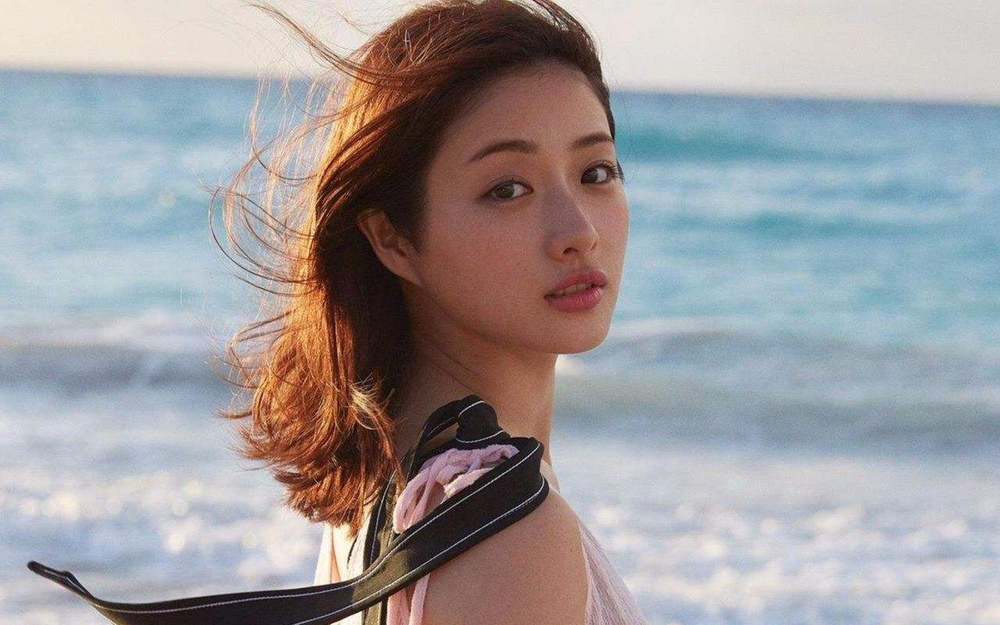
#> input picture homowork2/satomi.jpg, 1000 x 625 px, shrunk from 1280 x 800 before the run
$ python addNoise.py
#> lines starting #> are read from the running program, lines starting #| are printed output that depends on the picture; after the words box and inside, x2 and y2 are one past the last pixel; in counts of white or black regions, pixels touching at a corner belong together
#> further down, img is the input picture: shape (625, 1000, 3); mean R, G, B 158.8, 155.8, 158
from skimage import io
import random
import numpy as np


def salt_and_pepper_noise(img, proportion=0.05):
#> called with proportion = 0.05
    noise_img = img
    height, width = noise_img.shape[0], noise_img.shape[1]
#> height = 625; width = 1000
    num = int(height * width * proportion)  # 多少个像素点添加椒盐噪声
#> num = 31250
    for i in range(num):
        w = random.randint(0, width - 1)
        h = random.randint(0, height - 1)
        if random.randint(0, 1) == 0:
            noise_img[h, w] = 0
        else:
            noise_img[h, w] = 255
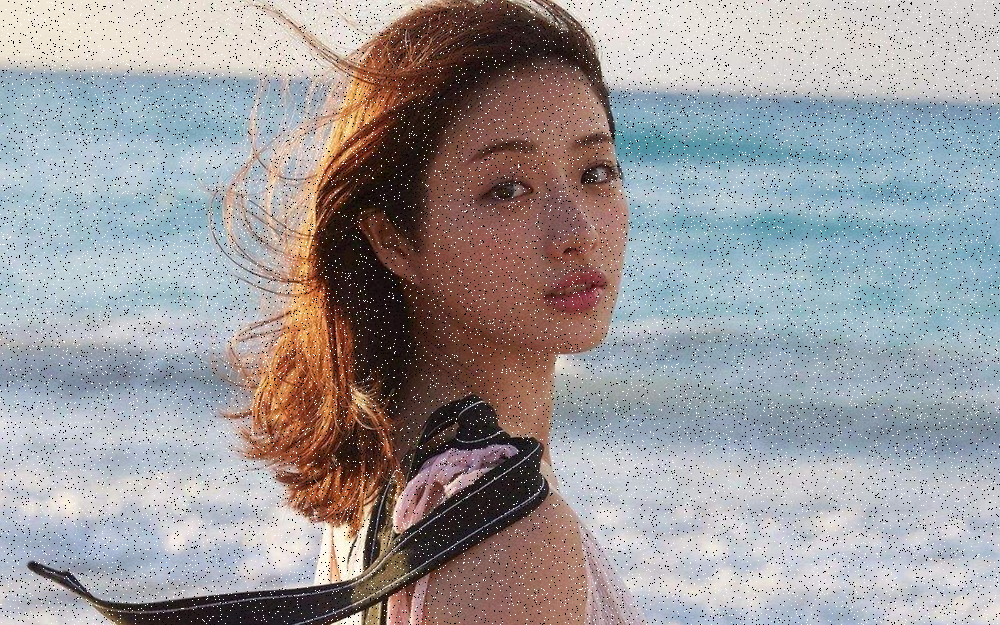
#> noise_img: shape (625, 1000, 3); 4.88% of pixels changed, all inside (x1, y1, x2, y2) = (0, 0, 1000, 625)
    return noise_img


def gauss_noise(image):
    img = image.astype(np.int16)#此步是为了避免像素点小于0，大于255的情况
    mu =0
    sigma = 10
    for i in range(img.shape[0]):
        for j in range(img.shape[1]):
            for k in range(img.shape[2]):
                img[i,j,k] = img[i,j,k] +random.gauss(mu=mu,sigma=sigma)
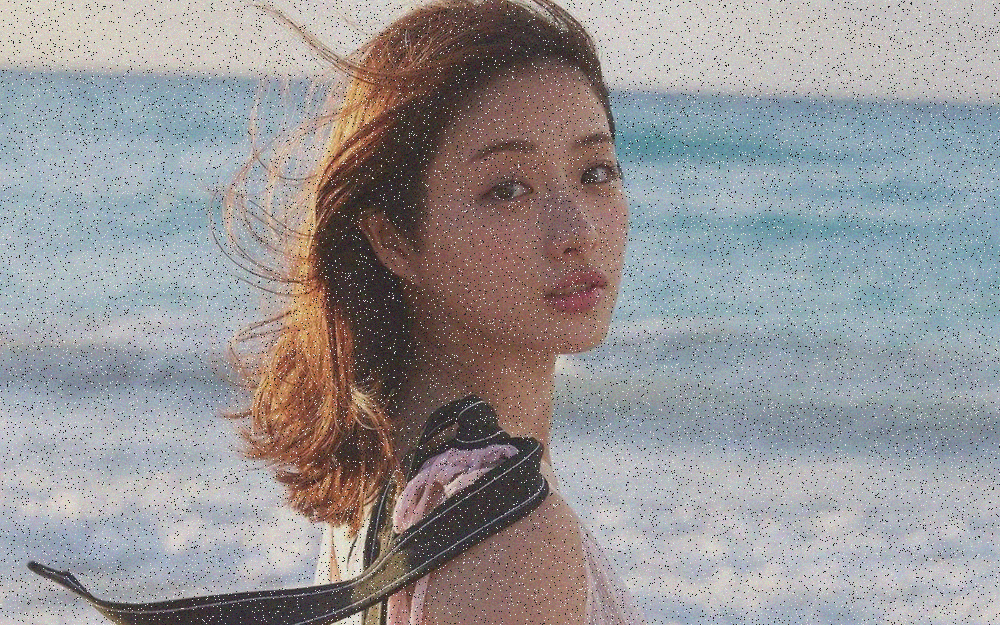
#> img: shape (625, 1000, 3) int16; mean R, G, B 156.8, 153.8, 156; drawn with min black and max white
    img[img>255] = 255
    img[img<0] = 0
#> img: shape (625, 1000, 3) int16; mean R, G, B 156.7, 153.8, 156
    img = img.astype(np.uint8)
    return img

def rayleigh_noise(img,scale=1):
    dimension = len(img.shape)
    if dimension == 2:
        height, width = img.shape
        rayNoise = np.random.rayleigh(scale, size=(height, width))
    elif dimension == 3:
        height, width, channel = img.shape
        rayNoise = np.random.normal(scale, size=(height, width, channel))
    else:
        raise(RuntimeError("维度错误,维度为"+str(dimension)))

    noisy = img + rayNoise
    return noisy.astype(np.uint8)

if __name__ == '__main__':
    img = io.imread(r"./satomi.jpg")
    noise_img1 = salt_and_pepper_noise(img)
    io.imshow(noise_img1)
    io.imsave('./salt_and_pepper_noise.jpg', noise_img1)


    noise_img2 = gauss_noise(img)
    io.imshow(noise_img2)
    io.imsave('./gauss_noise.jpg', noise_img2)
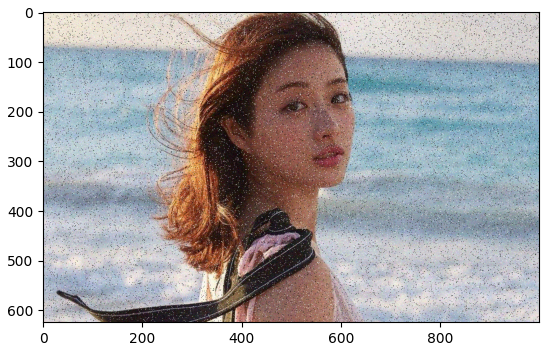
#> figure drawn by matplotlib, 1 panel
